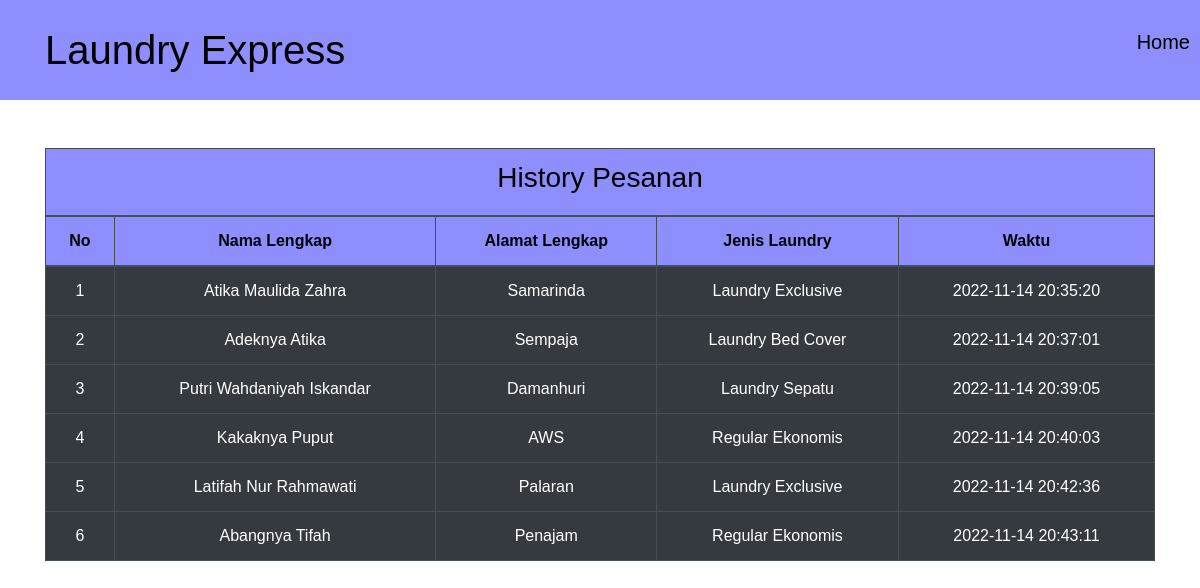
Page /history2.php on the earlier database version.
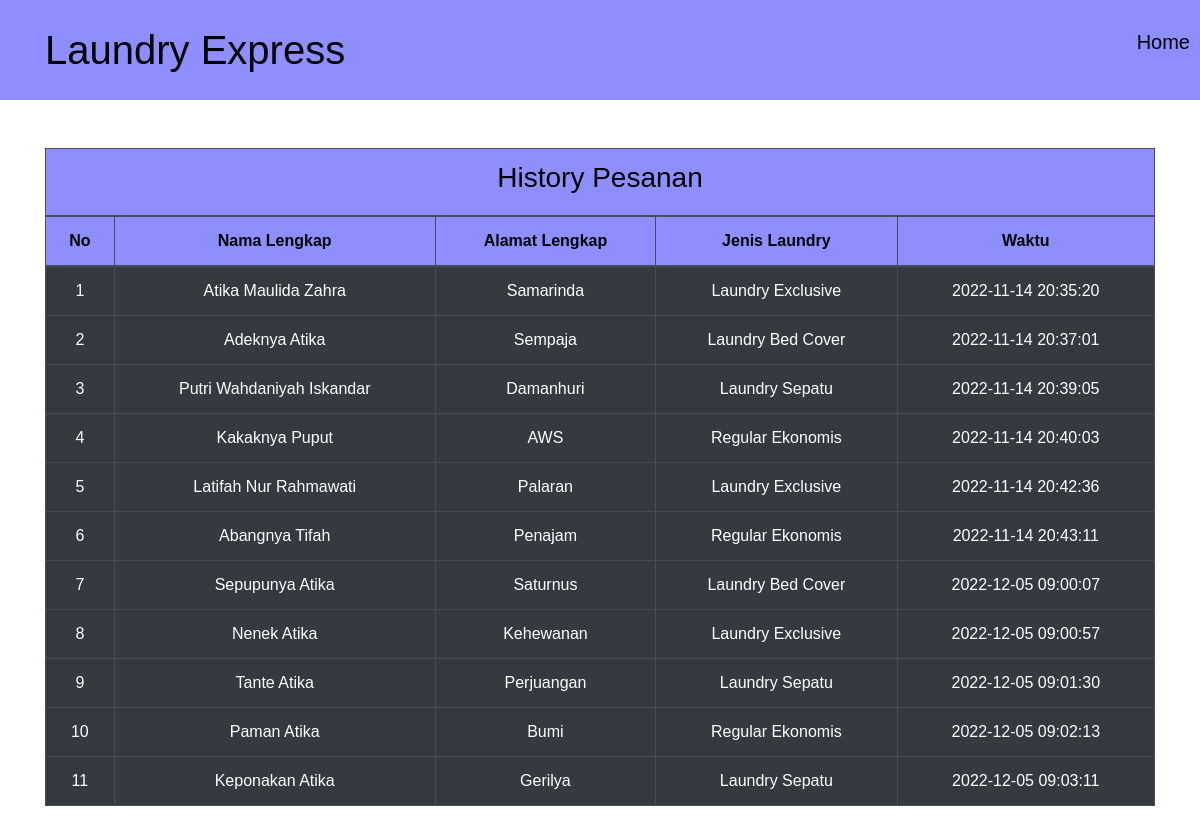
Same page on the later database version.
### tables this page shows
CREATE TABLE `history` (
  `id_history` int(11) NOT NULL,
  `id` int(11) NOT NULL,
  `id_user` int(11) NOT NULL,
  `nama` varchar(64) NOT NULL,
  `alamat` varchar(64) NOT NULL,
  `jenis` varchar(64) NOT NULL,
  `waktu` datetime NOT NULL
);

### history2.php (the view, shortened to what this page needs)
<?php
require "koneksi.php";
?>
<!DOCTYPE html>
<html lang="en">
<head>
    <link rel="stylesheet" href="css/styleData.css">
    <link rel="stylesheet" href="css/stylesheet.css">
    <link rel="stylesheet" href="https://maxcdn.bootstrapcdn.com/bootstrap/4.5.2/css/bootstrap.min.css">
    <link rel="stylesheet" href="https://cdn.datatables.net/1.10.22/css/dataTables.bootstrap4.min.css">
</head>
<body>
    <div class="header">
        <div class="nama-header">Laundry Express</div>
        <div class="list-header">
            <ul>
                <li><a href="http://localhost/PA_WEB/beranda-admin.php" style="text-decoration: none;">Home</a></li>
            </ul>
        </div>
    </div>
    <br><br>
    <div class="tabel center container" style="overflow-x: auto";>
        <table class="table table-bordered table-dark" id="sortTable">
            <thead>
                <tr>
                    <th colspan="6" class="thead">
                        <h3 class="daftar">History Pesanan</h3>
                    </th>
                </tr>
                <tr>
                    <th>No</th>
                    <th>Nama Lengkap</th>
                    <th>Alamat Lengkap</th>
                    <th>Jenis Laundry</th>
                    <th>Waktu</th>
                </tr>
            </thead>
            <tbody>
                <?php
                    $query = mysqli_query($db, "SELECT * FROM history");
                    $i = 1;
                    while ($row = mysqli_fetch_assoc($query)) {
                        ?>
                        <tr>
                            <td><?= $i ?></td>
                            <td nowrap><?=$row['nama']?></td>
                            <td><?=$row['alamat']?></td>
                            <td><?=$row['jenis']?></td>
                            <td><?=$row['waktu']?></td>
                        </tr>
                        <?php
                        $i++;
                    }?>
            </tbody>
        </table>
    </div>
</body>
</html>

Differences in the rows shown:
added history: nama "Sepupunya Atika", alamat "Saturnus", jenis "Laundry Bed Cover", waktu "2022-12-05 09:00:07"
added history: nama "Nenek Atika", alamat "Kehewanan", jenis "Laundry Exclusive", waktu "2022-12-05 09:00:57"
added history: nama "Tante Atika", alamat "Perjuangan", jenis "Laundry Sepatu", waktu "2022-12-05 09:01:30"
added history: nama "Paman Atika", alamat "Bumi", jenis "Regular Ekonomis", waktu "2022-12-05 09:02:13"
added history: nama "Keponakan Atika", alamat "Gerilya", jenis "Laundry Sepatu", waktu "2022-12-05 09:03:11"
